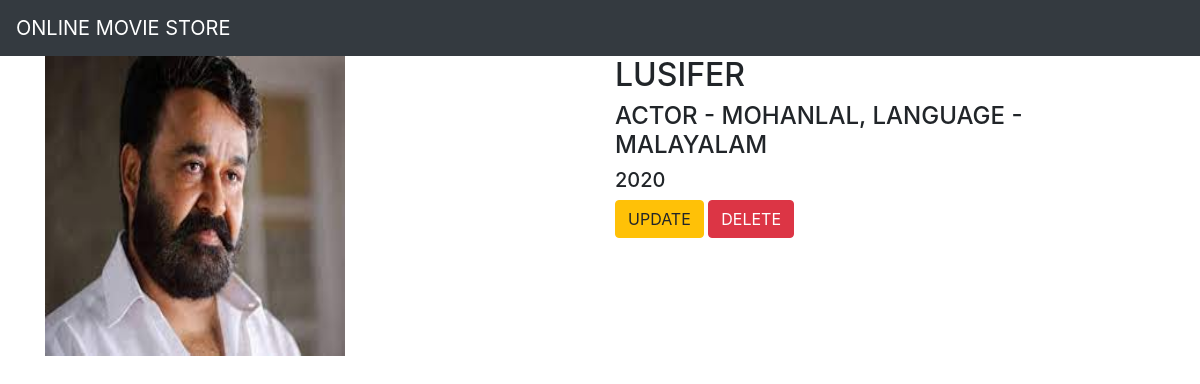
/movie/7/, run on the app's committed database.
### movie_app/models.py (models this page shows, shortened)
class Movie(models.Model):
    name = models.CharField(max_length=250)
    desc = models.TextField()
    year = models.IntegerField()
    img = models.ImageField(upload_to='pics')

### movie_app/views.py (the view)
# urls.py: path('movie/<int:movie_id>/', views.details, name='details'),
def details(request, movie_id):
    movie = Movie.objects.get(id=movie_id)
    return render(request, "details.html", {'movie': movie})

### templates/details.html
{% extends 'base.html' %}
{% block body %}
<div class="container">
    <div class="row">
        <div class="col-md-6">
            <img src="{{movie.img.url}}" width="300" height="300">
        </div>
        <div class="col-md-6">
            <h2>{{movie.name}}</h2>
            <h4>{{movie.desc}}</h4>
            <h5>{{movie.year}}</h5>
            <a class="btn btn-warning" href="{% url 'movie_app:update' movie.id %}">UPDATE</a>
            <a class="btn btn-danger" href="{% url 'movie_app:delete' movie.id %}">DELETE</a>
        </div>
    </div>
</div>
{% endblock %}

### data on the page
Movie: img (picture), name "LUSIFER", desc "ACTOR - MOHANLAL, LANGUAGE - MALAYALAM", year "2020"
